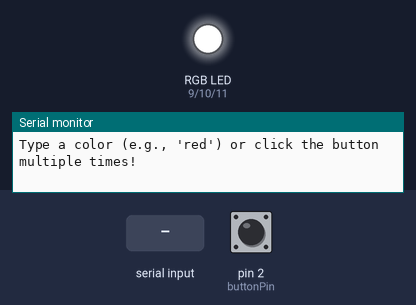
This sketch was run on a simulated Arduino Uno, built with avr-gcc and run on an emulated ATmega328P. On the bench: an RGB LED mixed from three pins (HIGH = lit), the last lines printed to the serial monitor. The inputs (shaded band) are chosen by the test bench; at power-on: pin 2 (buttonPin) HIGH.

Above: at 1.2 s.
1.3 s: pin 2 (buttonPin) pulled LOW for 0.15 s
At 4.0 s:
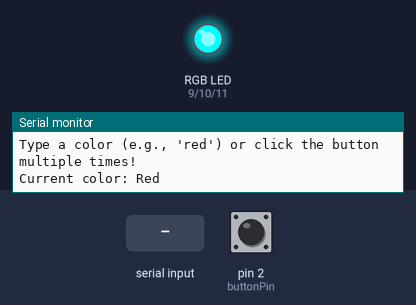
4.4 s: "off\n" received over Serial
At 4.86 s:
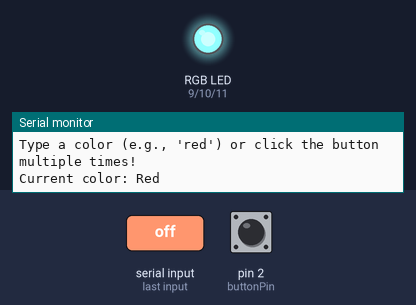
6.5 s: "green\n" received over Serial
At 7.6 s:
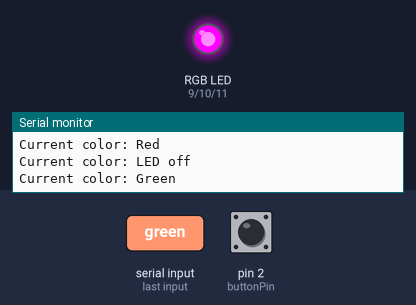
8.8 s: "blue\n" received over Serial
At 10.5 s:
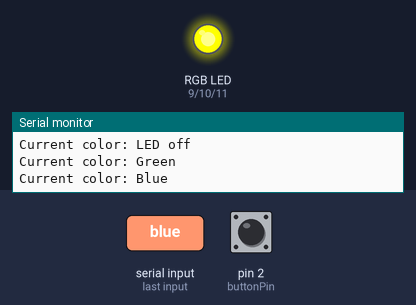
11.1 s: "yellow\n" received over Serial
At 12.3 s:
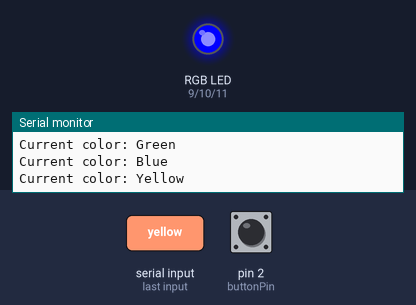
13.4 s: "purple\n" received over Serial
At 15.3 s:
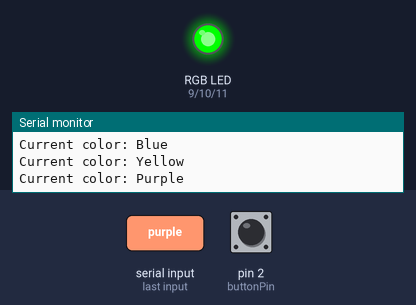
Timing chart, 0 to 16.7 s (numbered marks = the images above; inputs shaded):
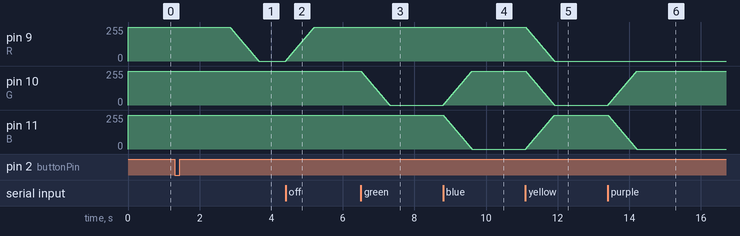

The sketch:

Lamp_HW_10-15_.ino
```cpp
const int buttonPin = 2;
const int R = 9;
const int G = 10;
const int B = 11;

int buttonState = 1;
int ledcolor = 0;
bool buttonPressed = false;
String currentcolor = "LED off";

// Variables for counting clicks
unsigned long clickStartTime = 0;
const long clickWindow = 1500;
int clickCount = 0;
bool isCounting = false;

// Track current color values for the gradient
float currentR = 255;
float currentG = 255;
float currentB = 255;

void setup() {
  pinMode(R, OUTPUT);
  pinMode(G, OUTPUT);
  pinMode(B, OUTPUT);
  pinMode(buttonPin, INPUT_PULLUP); // Use built-in pullup just in case
  Serial.begin(9600);

  // Set initial pins to OFF
  analogWrite(R, 255);
  analogWrite(G, 255);
  analogWrite(B, 255);

  Serial.println("Type a color (e.g., 'red') or click the button multiple times!");
}

void loop() {
  // Check for Serial Monitor Input
  if (Serial.available() > 0) {
    String input = Serial.readStringUntil('\n');
    input.trim();
    input.toLowerCase();

    if (input == "off") ledcolor = 0;
    else if (input == "red") ledcolor = 1;
    else if (input == "green") ledcolor = 2;
    else if (input == "blue") ledcolor = 3;
    else if (input == "yellow") ledcolor = 4;
    else if (input == "purple") ledcolor = 5;
    else if (input == "cyan") ledcolor = 6;
    else if (input == "white") ledcolor = 7;

    setLEDColor();
  }

  // Check for Button Clicks
  buttonState = digitalRead(buttonPin);

  if (buttonState == LOW && !buttonPressed) {
    buttonPressed = true;
    delay(50); // Debounce

    if (!isCounting) {
      isCounting = true;
      clickStartTime = millis();
      clickCount = 0;
    }
    clickCount++;
  }

  if (buttonState == HIGH && buttonPressed) {
    buttonPressed = false;
    delay(50); // Debounce
  }

  // Apply color when interval finishes
  if (isCounting && (millis() - clickStartTime >= clickWindow)) {
    isCounting = false;
    ledcolor = clickCount % 8;
    setLEDColor();
  }
}

// Smoothly fade to target color
void fadeToColor(int targetR, int targetG, int targetB) {
  int steps = 100;       // How many steps in the gradient
  int stepDelay = 8;     // Delay per step in ms (100 * 5 = 500ms total fade time)

  // Calculate how much to change the color per step
  float diffR = (targetR - currentR) / steps;
  float diffG = (targetG - currentG) / steps;
  float diffB = (targetB - currentB) / steps;

  for (int i = 1; i <= steps; i++) {
    currentR += diffR;
    currentG += diffG;
    currentB += diffB;

    analogWrite(R, (int)currentR);
    analogWrite(G, (int)currentG);
    analogWrite(B, (int)currentB);
    delay(stepDelay);
  }

  // Snap exactly to target at the end to prevent rounding errors
  currentR = targetR;
  currentG = targetG;
  currentB = targetB;
  analogWrite(R, (int)currentR);
  analogWrite(G, (int)currentG);
  analogWrite(B, (int)currentB);
}

// Map ledcolor variable to RGB values
void setLEDColor() {
  if (ledcolor == 0) {
    currentcolor = "LED off";
    fadeToColor(255, 255, 255); // All OFF
  }
  else if (ledcolor == 1) {
    currentcolor = "Red";
    fadeToColor(0, 255, 255);   // R on, G/B off
  }
  else if (ledcolor == 2) {
    currentcolor = "Green";
    fadeToColor(255, 0, 255);
  }
  else if (ledcolor == 3) {
    currentcolor = "Blue";
    fadeToColor(255, 255, 0);
  }
  else if (ledcolor == 4) {
    currentcolor = "Yellow";
    fadeToColor(0, 0, 255); // Red + Green
  }
  else if (ledcolor == 5) {
    currentcolor = "Purple";
    fadeToColor(0, 255, 0);// Red + Blue
  }
  else if (ledcolor == 6) {
    currentcolor = "Cyan";
    fadeToColor(255, 0, 0); // Green + Blue
  }
  else if (ledcolor == 7) {
    currentcolor = "White";
    fadeToColor(0, 0, 0); // All ON
  }

  Serial.print("Current color: ");
  Serial.println(currentcolor);
}
```

Measured:
- after the input at 1.3 s, pin 9 (R): moves from 255/255 to 0/255 over 0.80 s, starting after 1.6 s
- after the input at 4.4 s, pin 9 (R): moves from 0/255 to 255/255 over 0.80 s, starting at once
- after the input at 6.5 s, pin 10 (G): moves from 255/255 to 0/255 over 0.80 s, starting at once
- after the input at 8.8 s, pin 10 (G): moves from 0/255 to 255/255 over 0.80 s, starting at once; pin 11 (B): moves from 255/255 to 0/255 over 0.80 s, starting at once
- after the input at 11.1 s, pin 9 (R), pin 10 (G): moves from 255/255 to 0/255 over 0.80 s, starting at once; pin 11 (B): moves from 0/255 to 255/255 over 0.80 s, starting at once
- after the input at 13.4 s, pin 10 (G): moves from 0/255 to 255/255 over 0.80 s, starting at once; pin 11 (B): moves from 255/255 to 0/255 over 0.80 s, starting at once
